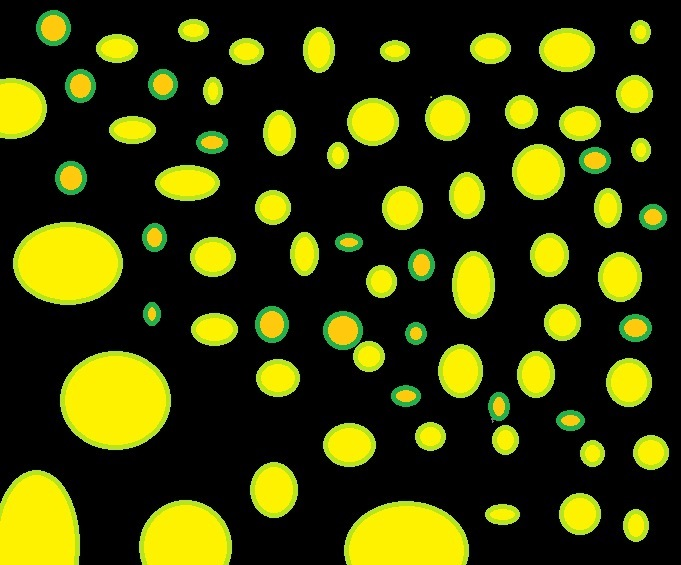
#> input picture dots3.jpg, 681 x 565 px
$ python count_colours.py
#> lines starting #> are read from the running program, lines starting #| are printed output that depends on the picture; after the words box and inside, x2 and y2 are one past the last pixel; in counts of white or black regions, pixels touching at a corner belong together
import cv2
import numpy as np
import matplotlib.pyplot as plt

# Load the image
image = cv2.imread('dots3.jpg')
#> image is the input picture: shape (565, 681, 3); mean B, G, R 7.1, 61.8, 58.6

# Convert to HSV color space
hsv = cv2.cvtColor(image, cv2.COLOR_BGR2HSV)
#> hsv: shape (565, 681, 3); mean H, S, V 28.7, 117.3, 64.3

# Define HSV color ranges for green and yellow
lower_green = np.array([50, 50, 50])  # adjust as needed
upper_green = np.array([90, 255, 255])  # adjust as needed

lower_yellow = np.array([20, 100, 100])  # adjust as needed
upper_yellow = np.array([30, 255, 255])  # adjust as needed

# Create masks for green and yellow
green_mask = cv2.inRange(hsv, lower_green, upper_green)
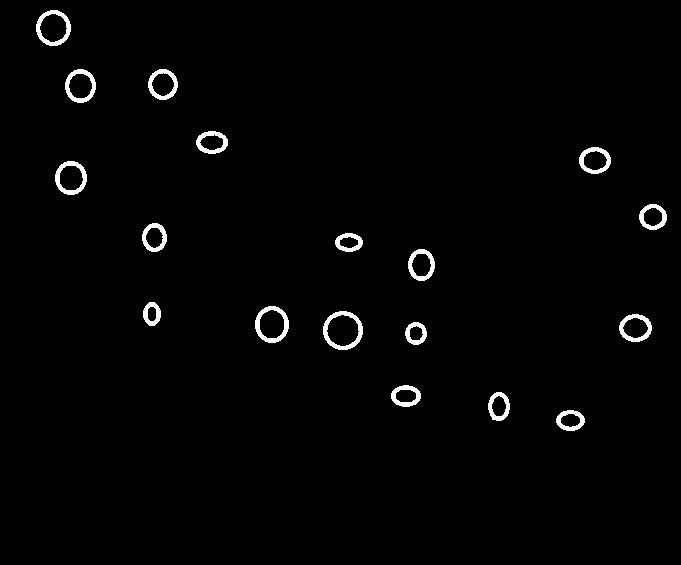
#> green_mask: shape (565, 681); 1.6% white; 18 white regions, largest, box (x1, y1, x2, y2) and area: (323, 311, 363, 350) 490, (255, 306, 289, 343) 444, (36, 10, 71, 46) 427
yellow_mask = cv2.inRange(hsv, lower_yellow, upper_yellow)
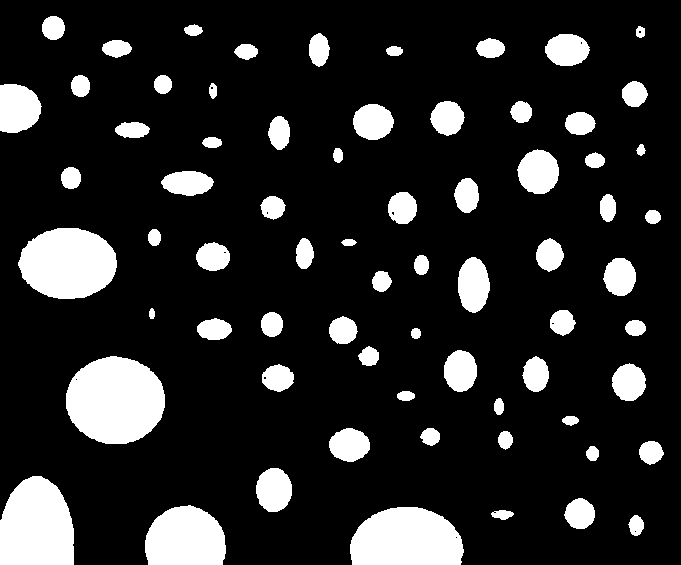
#> yellow_mask: shape (565, 681); 15.5% white; 70 white regions

# Apply Gaussian Blur to reduce noise
green_mask = cv2.GaussianBlur(green_mask, (5, 5), 0)
yellow_mask = cv2.GaussianBlur(yellow_mask, (5, 5), 0)
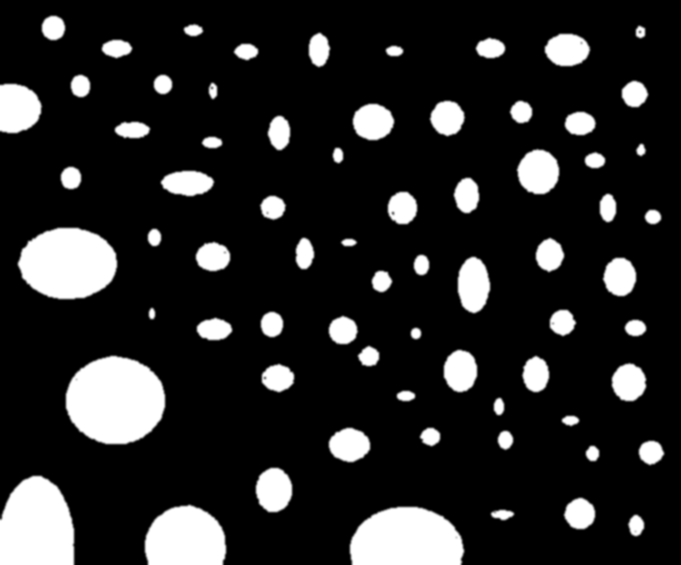
#> yellow_mask: shape (565, 681); min 0, max 255, mean 39.6

# Apply morphological operations to clean the masks
kernel = np.ones((5, 5), np.uint8)

# Opening to remove noise
green_mask = cv2.morphologyEx(green_mask, cv2.MORPH_OPEN, kernel)
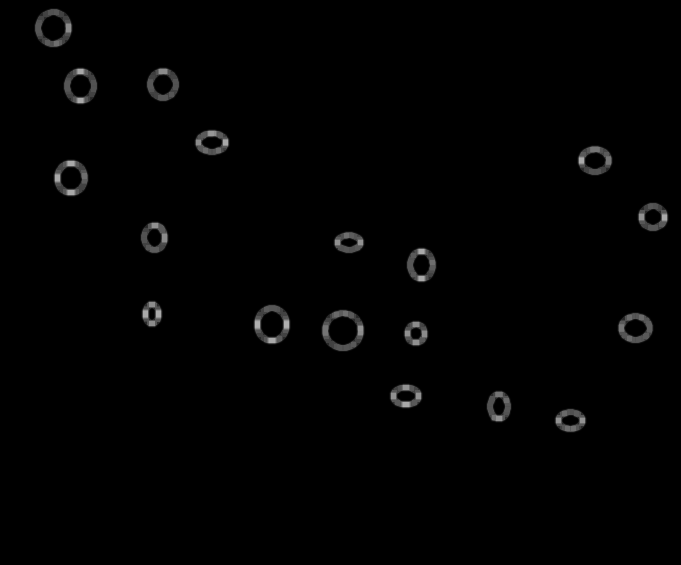
#> green_mask: shape (565, 681); min 0, max 175, mean 2.2
yellow_mask = cv2.morphologyEx(yellow_mask, cv2.MORPH_OPEN, kernel)

# Closing to close small gaps
green_mask = cv2.morphologyEx(green_mask, cv2.MORPH_CLOSE, kernel)
yellow_mask = cv2.morphologyEx(yellow_mask, cv2.MORPH_CLOSE, kernel)

# Find contours in the yellow mask
yellow_contours, _ = cv2.findContours(yellow_mask, cv2.RETR_EXTERNAL, cv2.CHAIN_APPROX_SIMPLE)
#> yellow_contours = 70 contours; largest, box (x1, y1, x2, y2) and area: (64, 354, 167, 446) 7430, (16, 226, 119, 301) 6038, (0, 474, 76, 565) 5832, (348, 505, 466, 565) 5828, (143, 503, 228, 565) 4327

# Find contours in the green mask
green_contours, _ = cv2.findContours(green_mask, cv2.RETR_EXTERNAL, cv2.CHAIN_APPROX_SIMPLE)
#> green_contours = 18 contours; largest, box (x1, y1, x2, y2) and area: (321, 309, 365, 352) 1500, (253, 304, 291, 345) 1233, (34, 8, 73, 48) 1231, (53, 159, 89, 197) 1084, (63, 67, 98, 105) 1050

# Initialize count for green circles with yellow interiors
count = 0

# Loop through each yellow contour and check if it's within a green area
for y_contour in yellow_contours:
    y_contour_mask = np.zeros_like(yellow_mask)
    cv2.drawContours(y_contour_mask, [y_contour], -1, 255, thickness=cv2.FILLED)

    for g_contour in green_contours:
        g_contour_mask = np.zeros_like(green_mask)
        cv2.drawContours(g_contour_mask, [g_contour], -1, 255, thickness=cv2.FILLED)

        # Check if the yellow contour is within the green contour
        overlap = cv2.bitwise_and(g_contour_mask, y_contour_mask)

        if cv2.countNonZero(overlap) > 0:
            count += 1
            break  # Move to the next yellow contour
#> this loop made 70 passes
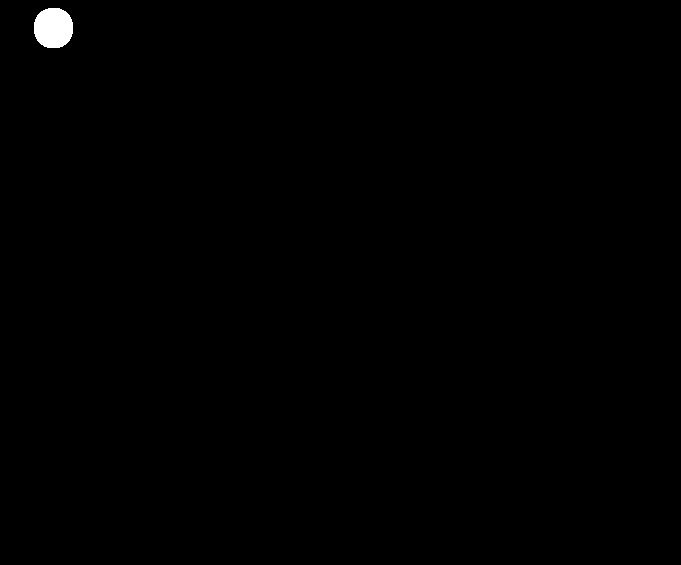
#> g_contour_mask: shape (565, 681); 0.34% white; 1 white region, box (x1, y1, x2, y2) and area: (34, 8, 73, 48) 1289
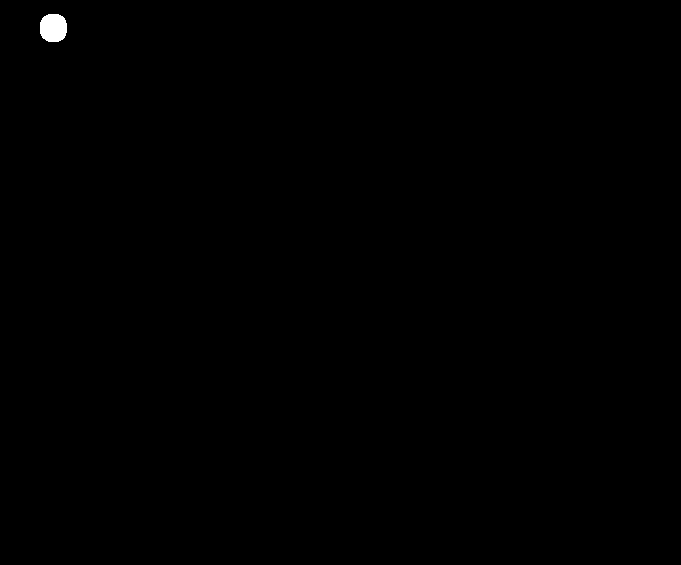
#> y_contour_mask: shape (565, 681); 0.17% white; 1 white region, box (x1, y1, x2, y2) and area: (40, 14, 67, 42) 645
#> after the loop, count = 18

# Output the count
print(f"Number of green circles with orange interiors: {count}")
#| Number of green circles with orange interiors: 18

# (Optional) Draw the contours on the original image for visualization
output_image = cv2.drawContours(image.copy(), yellow_contours, -1, (0, 255, 0), 2)
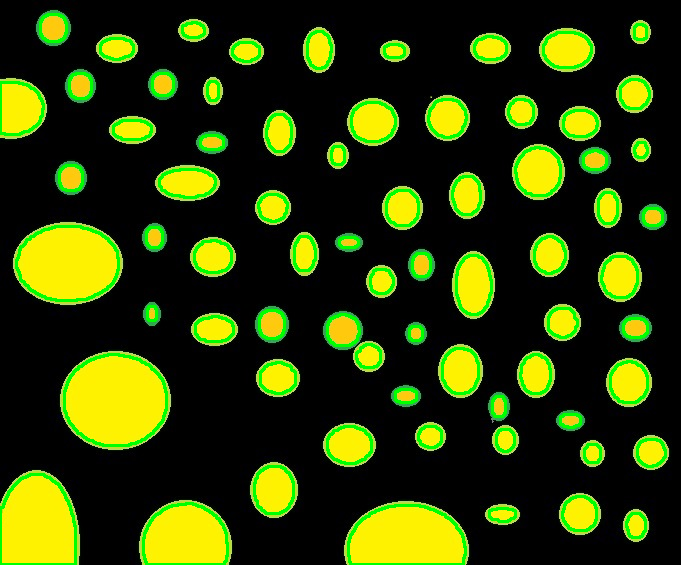
#> output_image: shape (565, 681, 3); mean B, G, R 5.2, 63.9, 47.5

# Display the result
plt.imshow(cv2.cvtColor(output_image, cv2.COLOR_BGR2RGB))
plt.title(f"Detected Green Circles with orange Interiors: {count}")
plt.show()
